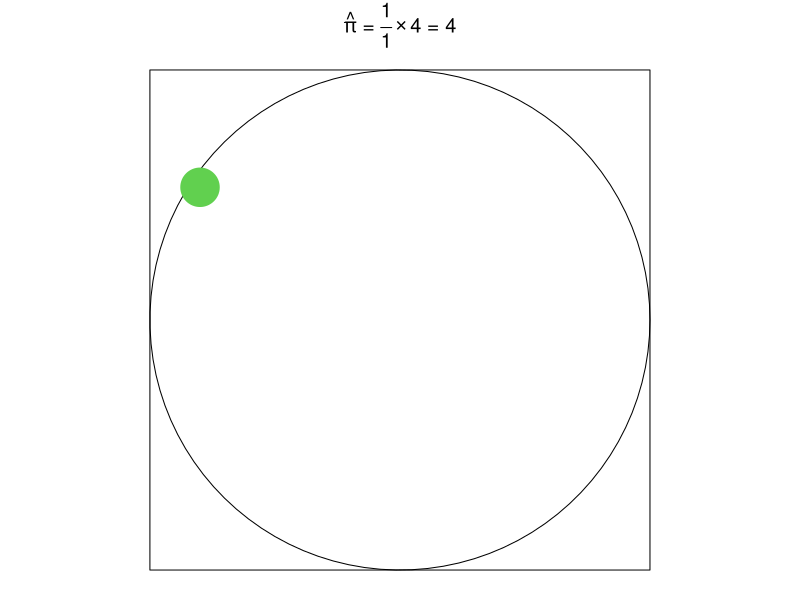
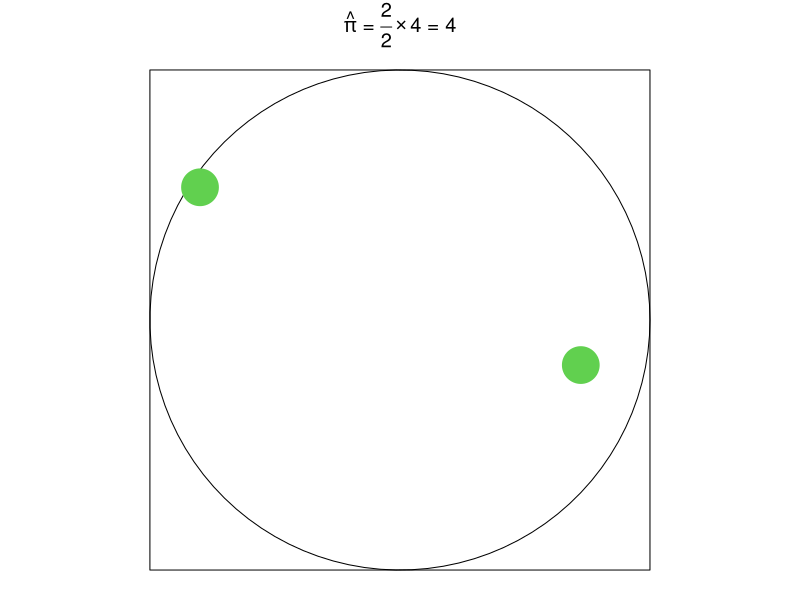
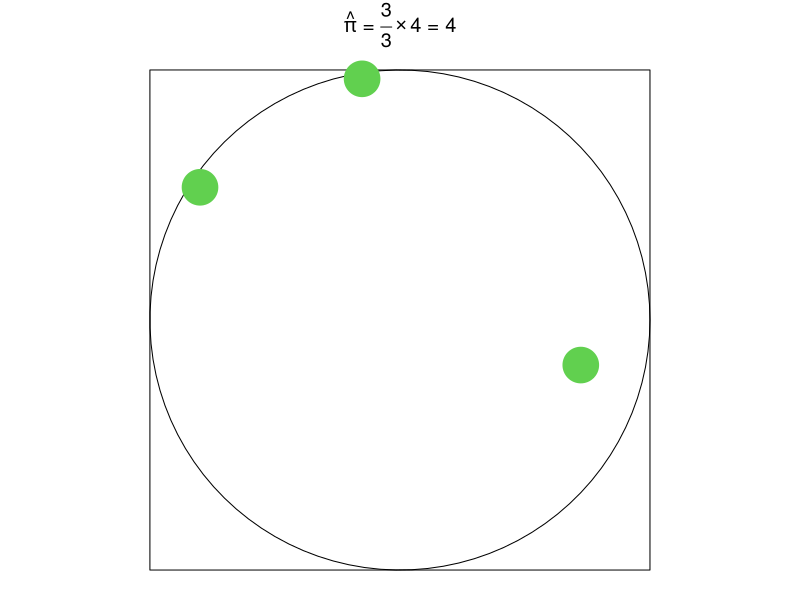
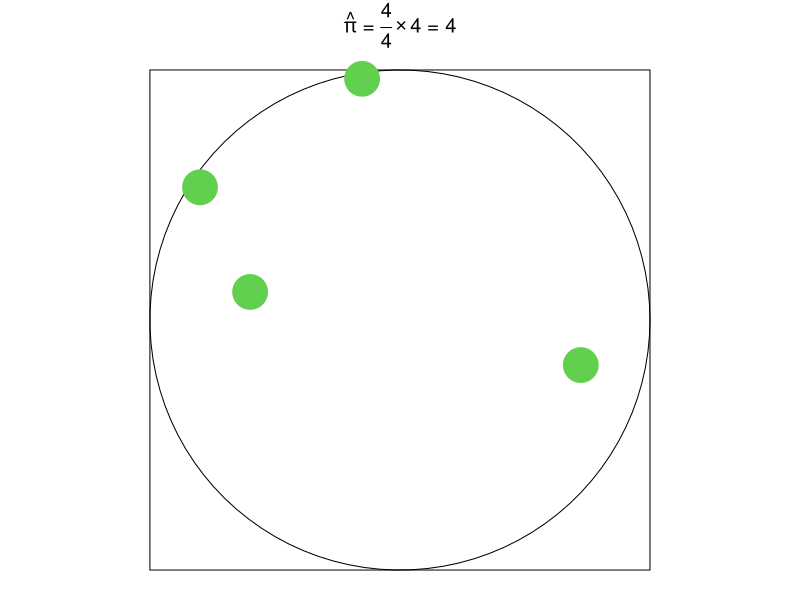
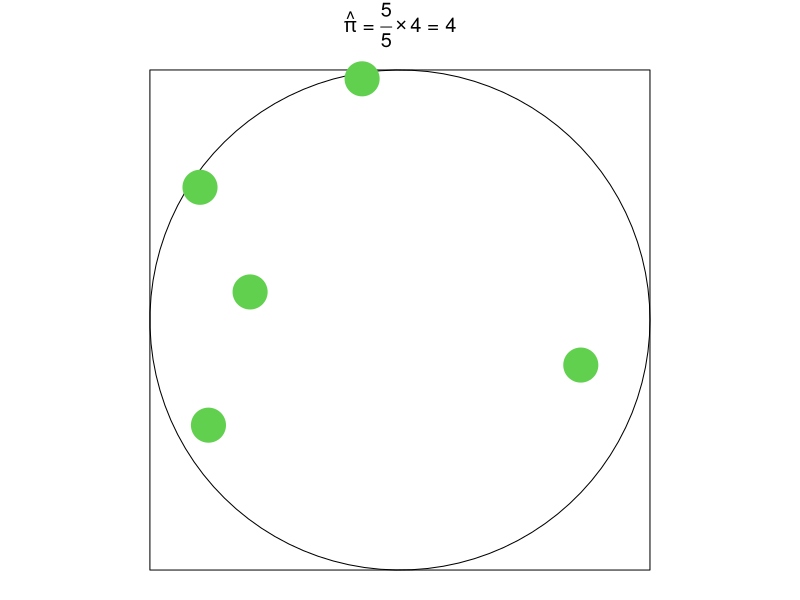
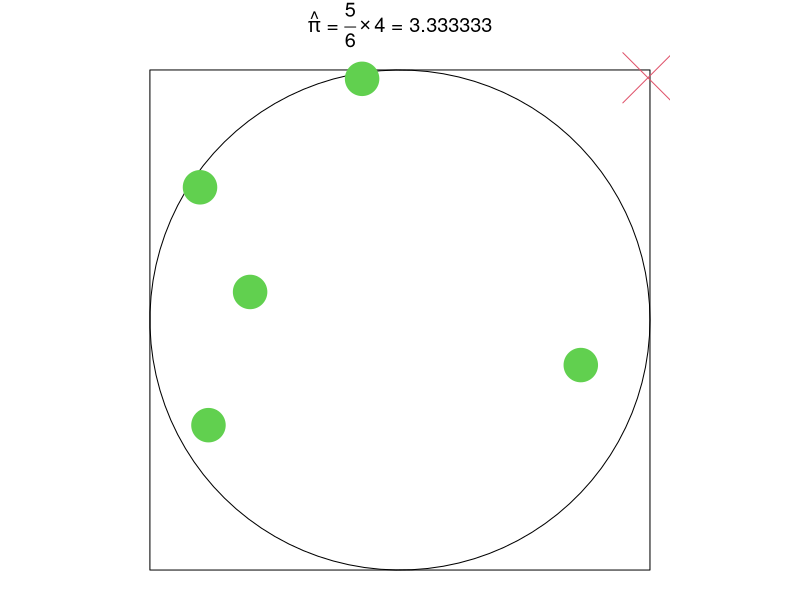
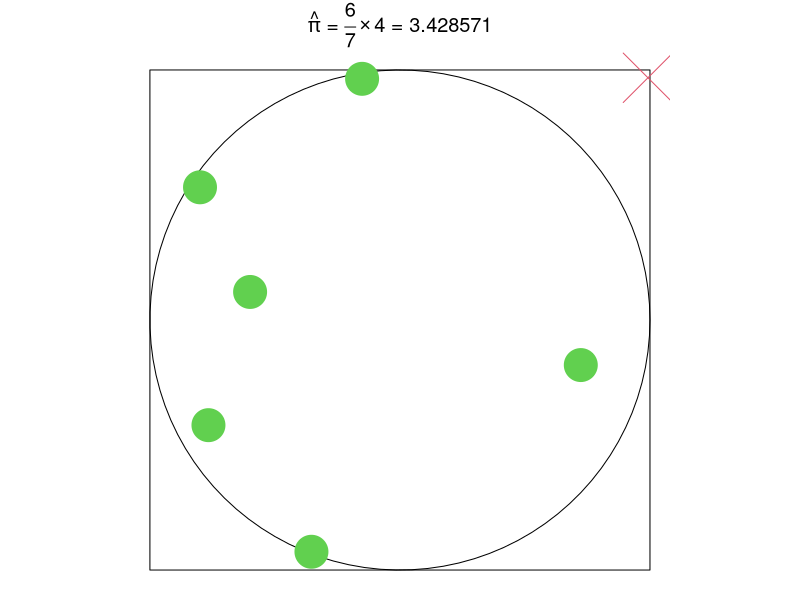
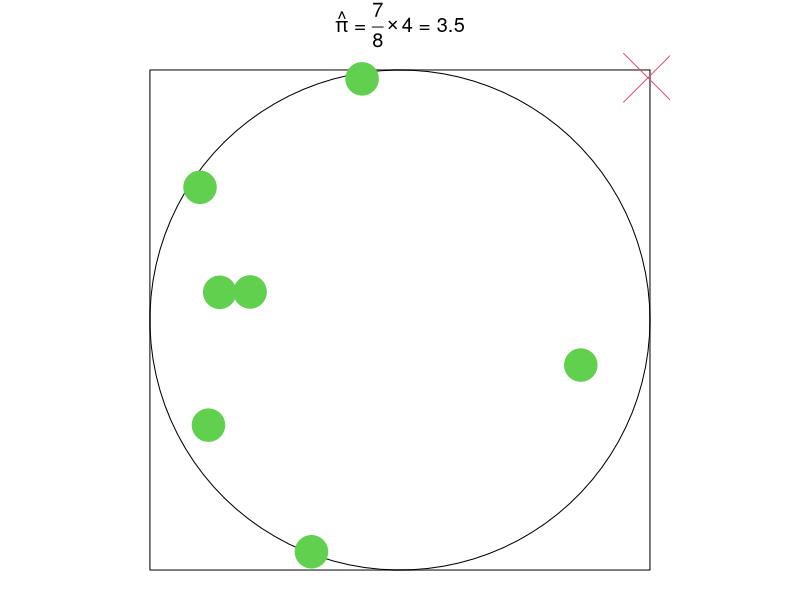

Recreate these plots in R, in order.
estimate_pi = function(n = 1000) {
  par(pty = "s", mar = c(0.5, 0.5, 2.5, 0.5))

  # estimate pi by calculating the proportion of points inside the unit circle
  x = runif(n, min = -1, max = 1)
  y = runif(n, min = -1, max = 1)
  inside = (x^2 + y^2) <= 1

  # draw the circle
  theta = seq(0, 2 * pi, length.out = 100)
  xt = cos(theta); yt = sin(theta)

  for (i in seq_len(n)) {
    i_in = head(inside, i)
    n_in = sum(i_in)
    plot(
      xt, yt, axes = FALSE, asp = 1,
      type = "l", bty = "n", xlab = "", ylab = "",
      main = substitute(
        paste(hat(pi), ' = ', frac(n, N) %*% 4, ' = ', pi_hat),
        list(n = n_in, N = i, pi_hat = round(n_in / i * 4, 6))
      )
    )
    rect(-1, -1, 1, 1)
    points(
      head(x, i), head(y, i), cex = 10 - (i/n)^.2 * 9.2,
      col = i_in + 2, pch = ifelse(i_in, 20, 4)
    )
    dev.flush()
    Sys.sleep(.05)
  }
}

estimate_pi()
